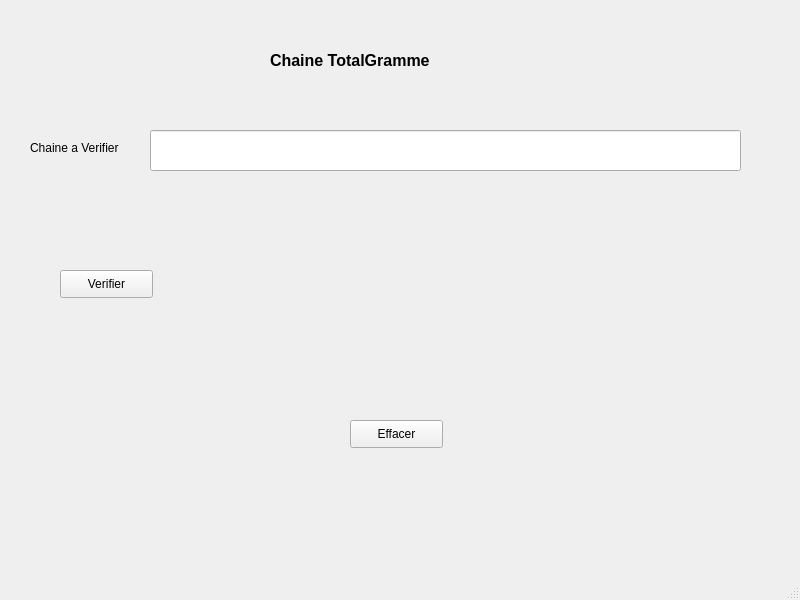
<?xml version="1.0" encoding="UTF-8"?>
<ui version="4.0">
 <class>MainWindow</class>
 <widget class="QMainWindow" name="MainWindow">
  <property name="geometry">
   <rect>
    <x>0</x>
    <y>0</y>
    <width>800</width>
    <height>600</height>
   </rect>
  </property>
  <property name="windowTitle">
   <string>MainWindow</string>
  </property>
  <widget class="QWidget" name="centralwidget">
   <widget class="QLabel" name="label">
    <property name="geometry">
     <rect>
      <x>270</x>
      <y>30</y>
      <width>251</width>
      <height>61</height>
     </rect>
    </property>
    <property name="text">
     <string>&lt;html&gt;&lt;head/&gt;&lt;body&gt;&lt;p&gt;&lt;span style=&quot; font-size:12pt; font-weight:600;&quot;&gt;Chaine TotalGramme&lt;/span&gt;&lt;/p&gt;&lt;/body&gt;&lt;/html&gt;</string>
    </property>
   </widget>
   <widget class="QLineEdit" name="a">
    <property name="geometry">
     <rect>
      <x>150</x>
      <y>130</y>
      <width>591</width>
      <height>41</height>
     </rect>
    </property>
   </widget>
   <widget class="QPushButton" name="b">
    <property name="geometry">
     <rect>
      <x>60</x>
      <y>270</y>
      <width>93</width>
      <height>28</height>
     </rect>
    </property>
    <property name="text">
     <string>Verifier</string>
    </property>
   </widget>
   <widget class="QLabel" name="label_2">
    <property name="geometry">
     <rect>
      <x>30</x>
      <y>140</y>
      <width>111</width>
      <height>16</height>
     </rect>
    </property>
    <property name="text">
     <string>Chaine a Verifier</string>
    </property>
   </widget>
   <widget class="QPushButton" name="d">
    <property name="geometry">
     <rect>
      <x>350</x>
      <y>420</y>
      <width>93</width>
      <height>28</height>
     </rect>
    </property>
    <property name="text">
     <string>Effacer</string>
    </property>
   </widget>
   <widget class="QLabel" name="c">
    <property name="geometry">
     <rect>
      <x>170</x>
      <y>230</y>
      <width>451</width>
      <height>111</height>
     </rect>
    </property>
    <property name="text">
     <string/>
    </property>
   </widget>
  </widget>
  <widget class="QMenuBar" name="menubar">
   <property name="geometry">
    <rect>
     <x>0</x>
     <y>0</y>
     <width>800</width>
     <height>26</height>
    </rect>
   </property>
  </widget>
  <widget class="QStatusBar" name="statusbar"/>
 </widget>
 <resources/>
 <connections/>
</ui>
